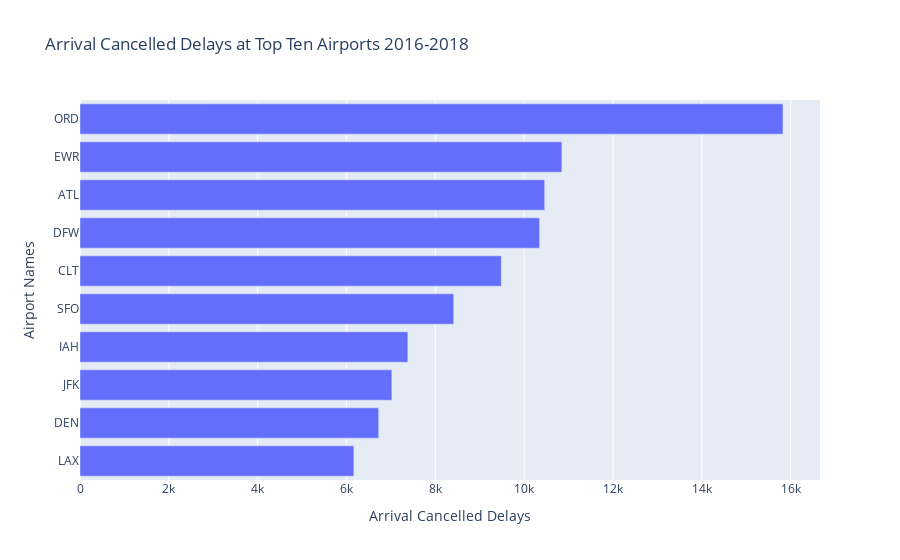

The cell this chart's notebook holds for it:
### Code cell
#Rename columns: year, month and date
rename_airport_data = csv4.rename(columns={
    "locationID": "Airport Names",
    "arr_cancelled": "Arrival Cancelled Delays",
    })
#Rename columns: year, month and date
rename_airport_data2 = csv2.rename(columns={
    "locationID": "Airport Names",
    "arr_cancelled": "Arrival Cancelled Delays",
    })
fig = px.bar(rename_airport_data, x='Arrival Cancelled Delays', y='Airport Names', orientation='h', title="Arrival Cancelled Delays at Top Ten Airports 2016-2018")
fig.update_layout(
    yaxis=dict(
        autorange="reversed"
    )
)

fig.show()

### Figure 1 — Plotly figure (JSON) as saved in the notebook; plotly's stock layout.template omitted (floating-point values rounded to 4 significant figures)
{"data": [{"alignmentgroup": "True", "hovertemplate": "Arrival Cancelled Delays=%{x}<br>Airport Names=%{y}<extra></extra>", "legendgroup": "", "marker": {"color": "#636efa"}, "name": "", "offsetgroup": "", "orientation": "h", "showlegend": false, "textposition": "auto", "type": "bar", "x": [15827, 10849, 10462, 10348, 9485, 8414, 7381, 7021, 6725, 6165], "xaxis": "x", "y": ["ORD", "EWR", "ATL", "DFW", "CLT", "SFO", "IAH", "JFK", "DEN", "LAX"], "yaxis": "y"}], "layout": {"autosize": true, "barmode": "relative", "legend": {"tracegroupgap": 0}, "title": {"text": "Arrival Cancelled Delays at Top Ten Airports 2016-2018"}, "xaxis": {"anchor": "y", "autorange": true, "domain": [0, 1], "range": [0, 16660], "title": {"text": "Arrival Cancelled Delays"}, "type": "linear"}, "yaxis": {"anchor": "x", "autorange": true, "domain": [0, 1], "range": [9.5, -0.5], "title": {"text": "Airport Names"}, "type": "category"}}}
